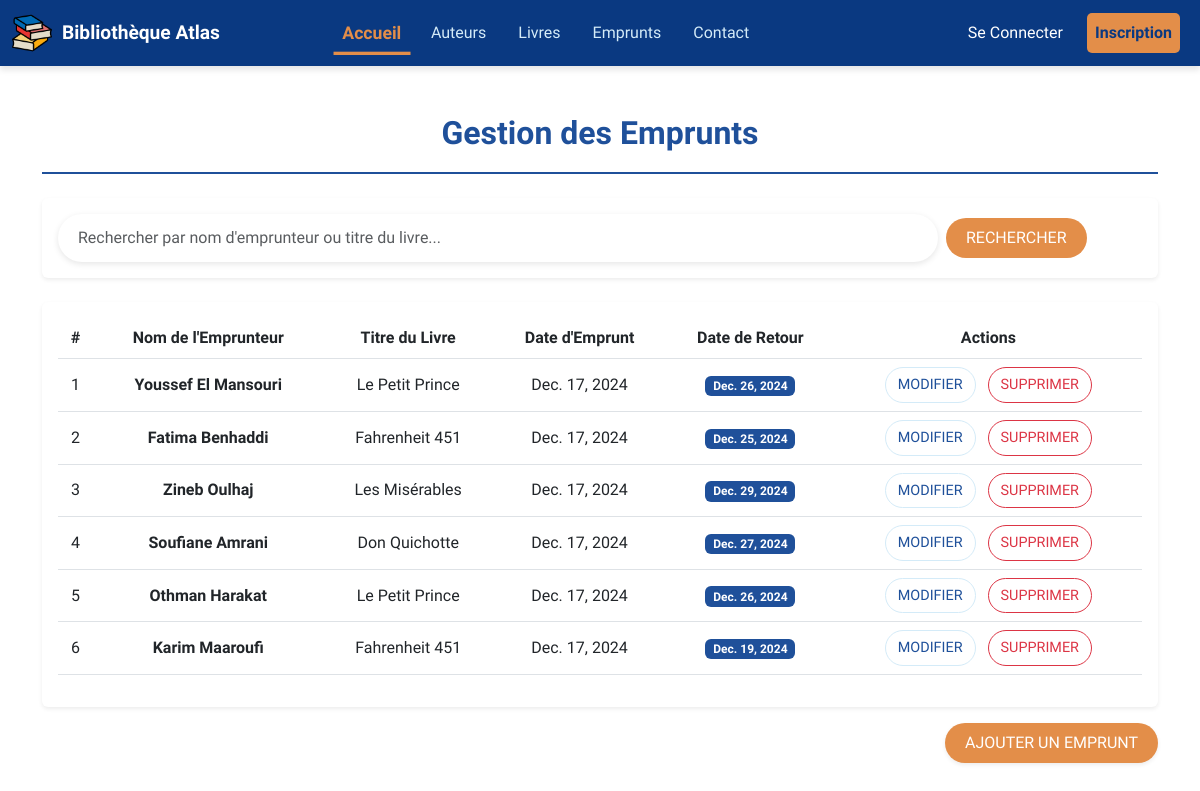
The page /emprunts/ on the database its author committed.
### emprunts/models.py (models this page shows, shortened)
class Emprunt(models.Model):
    emprunteur = models.CharField(max_length=100)
    livre = models.ForeignKey(Livre, on_delete=models.CASCADE)
    date_emprunt = models.DateField(auto_now_add=True)
    date_retour = models.DateField()

### livres/models.py (models this page shows, shortened)
class Livre(models.Model):
    titre = models.CharField(max_length=200)
    auteur = models.ForeignKey(Auteur, on_delete=models.CASCADE)  # Relation avec Auteur
    date_publication = models.DateField()
    genre = models.CharField(max_length=100)
    exemplaires = models.PositiveIntegerField()

### emprunts/views.py (the view)
# urls.py: path('', views.liste_emprunts, name='liste_emprunts'),
def liste_emprunts(request):
    query = request.GET.get('q', '')
    if query:
        emprunts = Emprunt.objects.filter(emprunteur__icontains=query) | Emprunt.objects.filter(livre__titre__icontains=query)
    else:
        emprunts = Emprunt.objects.all()
    return render(request, 'emprunts/emprunts.html', {'emprunts': emprunts})

### templates/emprunts/Emprunts.html (shortened to what this page needs)
{% extends 'base.html' %}
{% block content %}
<div class="container mt-5">
    <h2 class="text-center mb-4 fw-bold" style="color: #1F509A; border-bottom: 2px solid #1F509A; padding-bottom: 20px;">Gestion des Emprunts</h2>
    <form method="get" class="d-flex mb-4 align-items-center shadow-sm p-3 bg-body rounded">
        <input type="text" name="q" class="form-control me-2 search-input" style="width: 880px;"
        placeholder="Rechercher par nom d'emprunteur ou titre du livre..."
        value="{{ request.GET.q }}">
        <button type="submit" class="btn btn-custom"> Rechercher</button>
    </form>
    <div class="table-responsive shadow-sm p-3 bg-body rounded">
        <table class="table table-hover align-middle">
            <thead class="table" style="background-color: #0A3981;">
                <tr class="text-center" style="color: #D4EBF8;">
                    <th>#</th>
                    <th>Nom de l'Emprunteur</th>
                    <th>Titre du Livre</th>
                    <th>Date d'Emprunt</th>
                    <th>Date de Retour</th>
                    <th>Actions</th>
                </tr>
            </thead>
            <tbody>
                {% for emprunt in emprunts %}
                <tr class="text-center">
                    <td>{{ forloop.counter }}</td>
                    <td class="fw-semibold">{{ emprunt.emprunteur }}</td>
                    <td>{{ emprunt.livre.titre }}</td>
                    <td>{{ emprunt.date_emprunt }}</td>
                    <td>
                        <span class="badge text-white" style="background-color: #1F509A;">
                            {{ emprunt.date_retour }}
                        </span>
                    </td>
                    <td>
                        <a href="{% url 'modifier_emprunt' emprunt.id %}" class="btn btn-sm btn-action me-2">
                             Modifier
                        </a>
                        <a href="{% url 'supprimer_emprunt' emprunt.id %}" class="btn btn-sm btn-action-danger"
                           onclick="return confirm('Êtes-vous sûr de vouloir supprimer cet emprunt ?');">
                             Supprimer
                        </a>
                    </td>
                </tr>
                {% empty %}
                <tr>
                    <td colspan="6" class="text-center text-muted py-3">Aucun emprunt trouvé.</td>
                </tr>
                {% endfor %}
            </tbody>
        </table>
    </div>
    <div class="d-flex justify-content-end mt-3">
        <a href="{% url 'ajouter_emprunt' %}" class="btn btn-custom shadow-sm">
             Ajouter un Emprunt
        </a>
    </div>
</div>
{% endblock %}

### static/css/style.css (style rules this page uses)
:root { --bleu-clair: #D4EBF8; --bleu-moyen: #1F509A; --bleu-fonce: #0A3981; --orange: #E38E49; --text-dark: #333; --text-muted: #6c757d; --white: #FFFFFF; --hover-scale: 1.1; }
body { background-color: var(--bleu-clair); color: var(--text-dark); padding: 0; margin: 0; box-sizing: border-box; font-family: "Chakra Petch", sans-serif; }
h1, h2 { color: var(--bleu-fonce); }
.btn { background-color: #E38E49; color: #ffffff; border: none; border-radius: 5px; font-size: 1rem; font-weight: 600; text-transform: uppercase; padding: 10px 20px; transition: all 0.3s ease; }
.rounded { border-radius: 10px; }

### static/css/custom.css (style rules this page uses)
.btn-custom { background-color: #E38E49; color: #ffffff; font-size: 1rem; padding: 8px 20px; border: none; border-radius: 30px; text-transform: uppercase; transition: all 0.3s ease; }
.btn-action { border: 1px solid #D4EBF8; color: #1F509A; padding: 6px 12px; border-radius: 30px; font-size: 0.9rem; transition: all 0.3s ease; background-color: transparent; }
.btn-action-danger { border: 1px solid #DC3545; color: #DC3545; padding: 6px 12px; border-radius: 30px; font-size: 0.9rem; transition: all 0.3s ease; background-color: transparent; }
.search-input { border: 0; border-radius: 30px; padding: 12px 20px; width: 100%; box-shadow: 0 2px 6px rgba(0, 0, 0, 0.1); font-size: 1rem; }

### templates/base.html (style rules this page uses)
body { font-family: "Chakra Petch", sans-serif; }

### rows shown on the page
Emprunt: emprunteur "Youssef El Mansouri", livre.titre "Le Petit Prince", date_emprunt "Dec. 17, 2024", date_retour "Dec. 26, 2024"
Emprunt: emprunteur "Fatima Benhaddi", livre.titre "Fahrenheit 451", date_emprunt "Dec. 17, 2024", date_retour "Dec. 25, 2024"
Emprunt: emprunteur "Zineb Oulhaj", livre.titre "Les Misérables", date_emprunt "Dec. 17, 2024", date_retour "Dec. 29, 2024"
Emprunt: emprunteur "Soufiane Amrani", livre.titre "Don Quichotte", date_emprunt "Dec. 17, 2024", date_retour "Dec. 27, 2024"
Emprunt: emprunteur "Othman Harakat", livre.titre "Le Petit Prince", date_emprunt "Dec. 17, 2024", date_retour "Dec. 26, 2024"
Emprunt: emprunteur "Karim Maaroufi", livre.titre "Fahrenheit 451", date_emprunt "Dec. 17, 2024", date_retour "Dec. 19, 2024"
